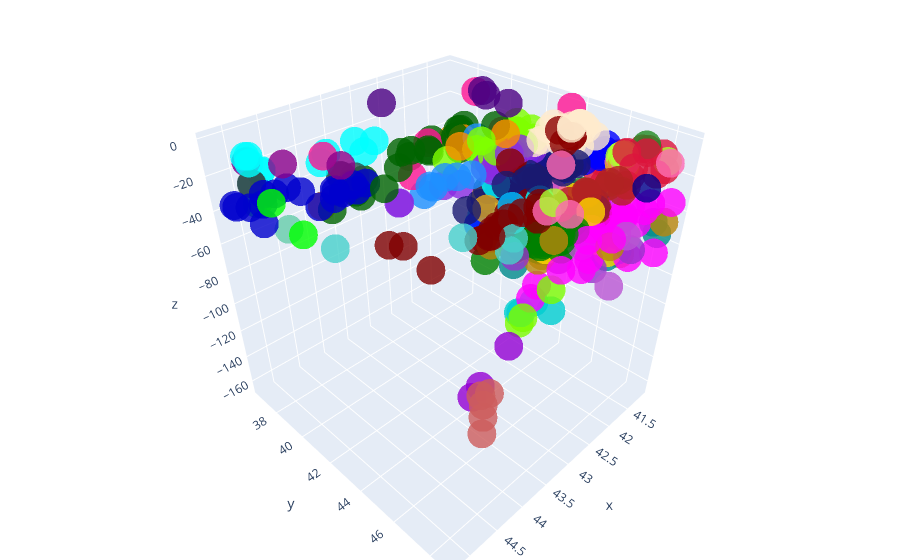

Notebook source saved alongside this figure:
### Code cell
fig = go.Figure(
    data=[
        
            go.Scatter3d(
            x=SeisData1[0],
            y=SeisData1[1],
            z=-SeisData1[2],
            mode='markers',
            marker=dict(
            size=10,
            color=colorArray,   
            opacity=0.8
    ))])

# tight layout
fig.update_layout(margin=dict(l=0, r=0, b=0, t=0))
fig.show()

### Figure 1 — Plotly figure (JSON) as saved in the notebook; plotly's stock layout.template omitted (floating-point values rounded to 4 significant figures; data arrays with more than 128 entries replaced by an {"elided": "..."} marker saying what was removed)
{"data": [{"marker": {"color": {"elided": "529 str values"}, "opacity": 0.8, "size": 10}, "mode": "markers", "type": "scatter3d", "x": {"elided": "529 float values"}, "y": {"elided": "529 float values"}, "z": {"elided": "529 float values"}}], "layout": {"margin": {"b": 0, "l": 0, "r": 0, "t": 0}}}
